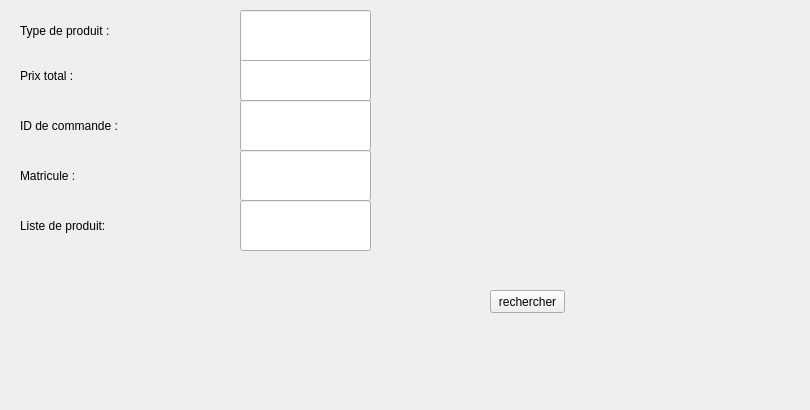
     <widget class="QWidget" name="tab_19">
      <attribute name="icon">
       <iconset>
        <normaloff>../../gestion_fournisseur/AP.png</normaloff>../../gestion_fournisseur/AP.png</iconset>
      </attribute>
      <attribute name="title">
       <string>Rechercher</string>
      </attribute>
      <widget class="QLabel" name="label_33">
       <property name="geometry">
        <rect>
         <x>20</x>
         <y>210</y>
         <width>171</width>
         <height>31</height>
        </rect>
       </property>
       <property name="styleSheet">
        <string notr="true">font: 12pt &quot;MS Shell Dlg 2&quot;;</string>
       </property>
       <property name="text">
        <string>Liste de produit:</string>
       </property>
      </widget>
      <widget class="QLabel" name="label_34">
       <property name="geometry">
        <rect>
         <x>20</x>
         <y>10</y>
         <width>151</width>
         <height>41</height>
        </rect>
       </property>
       <property name="styleSheet">
        <string notr="true">font: 12pt &quot;MS Shell Dlg 2&quot;;</string>
       </property>
       <property name="text">
        <string>Type de produit :</string>
       </property>
      </widget>
      <widget class="QLabel" name="label_35">
       <property name="geometry">
        <rect>
         <x>20</x>
         <y>60</y>
         <width>121</width>
         <height>31</height>
        </rect>
       </property>
       <property name="styleSheet">
        <string notr="true">font: 12pt &quot;MS Shell Dlg 2&quot;;</string>
       </property>
       <property name="text">
        <string>Prix total :</string>
       </property>
      </widget>
      <widget class="QLabel" name="label_36">
       <property name="geometry">
        <rect>
         <x>20</x>
         <y>110</y>
         <width>171</width>
         <height>31</height>
        </rect>
       </property>
       <property name="styleSheet">
        <string notr="true">font: 12pt &quot;MS Shell Dlg 2&quot;;</string>
       </property>
       <property name="text">
        <string>ID de commande :</string>
       </property>
      </widget>
      <widget class="QLineEdit" name="lineEdit_27">
       <property name="geometry">
        <rect>
         <x>240</x>
         <y>50</y>
         <width>131</width>
         <height>51</height>
        </rect>
       </property>
      </widget>
      <widget class="QLineEdit" name="lineEdit_28">
       <property name="geometry">
        <rect>
         <x>240</x>
         <y>100</y>
         <width>131</width>
         <height>51</height>
        </rect>
       </property>
      </widget>
      <widget class="QLineEdit" name="lineEdit_29">
       <property name="geometry">
        <rect>
         <x>240</x>
         <y>150</y>
         <width>131</width>
         <height>51</height>
        </rect>
       </property>
      </widget>
      <widget class="QLabel" name="label_56">
       <property name="geometry">
        <rect>
         <x>-44</x>
         <y>-7</y>
         <width>801</width>
         <height>401</height>
        </rect>
       </property>
       <property name="text">
        <string/>
       </property>
       <property name="pixmap">
        <pixmap resource="ressources.qrc">:/images/img/imf.jpg</pixmap>
       </property>
      </widget>
      <widget class="QLineEdit" name="lineEdit_11">
       <property name="geometry">
        <rect>
         <x>240</x>
         <y>200</y>
         <width>131</width>
         <height>51</height>
        </rect>
       </property>
      </widget>
      <widget class="QLineEdit" name="lineEdit_18">
       <property name="geometry">
        <rect>
         <x>240</x>
         <y>10</y>
         <width>131</width>
         <height>51</height>
        </rect>
       </property>
      </widget>
      <widget class="QLabel" name="label_51">
       <property name="geometry">
        <rect>
         <x>20</x>
         <y>160</y>
         <width>121</width>
         <height>31</height>
        </rect>
       </property>
       <property name="styleSheet">
        <string notr="true">font: 12pt &quot;MS Shell Dlg 2&quot;;</string>
       </property>
       <property name="text">
        <string>Matricule :</string>
       </property>
      </widget>
      <widget class="QPushButton" name="rechercher_bon">
       <property name="geometry">
        <rect>
         <x>490</x>
         <y>290</y>
         <width>75</width>
         <height>23</height>
        </rect>
       </property>
       <property name="text">
        <string>rechercher</string>
       </property>
      </widget>
      <zorder>label_56</zorder>
      <zorder>label_33</zorder>
      <zorder>label_34</zorder>
      <zorder>label_35</zorder>
      <zorder>label_36</zorder>
      <zorder>lineEdit_27</zorder>
      <zorder>lineEdit_28</zorder>
      <zorder>lineEdit_29</zorder>
      <zorder>lineEdit_11</zorder>
      <zorder>lineEdit_18</zorder>
      <zorder>label_51</zorder>
      <zorder>rechercher_bon</zorder>
     </widget>
